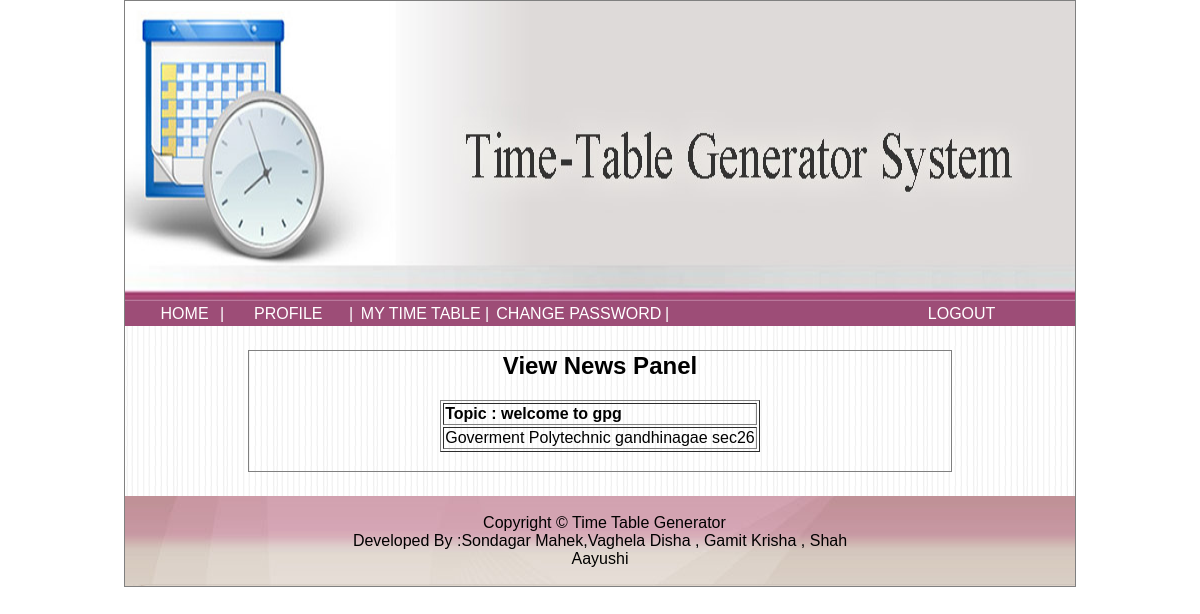
The page /student/view.php?id=2 (signed in) on the database its author committed.
### tables this page shows
CREATE TABLE `newstable` (
  `newsid` int(11) NOT NULL,
  `news` varchar(50) NOT NULL,
  `description` varchar(500) NOT NULL
);

### student/view.php (the view, shortened to what this page needs)
<?php
 $id = $_GET['id'];
 include("header.html"); ?>
        <div style="width:950px;background-image:url('../images/bg.png');">
	<table>
	<tr>
	<td style="width:125px;">&nbsp;</td>
	<td style="width:700px;">&nbsp;</td>
	<td style="width:125px;">&nbsp;</td>
	</tr>
	<tr>
	<td style="width:125px;">&nbsp;</td>
	<td style="width:700px;border:1px solid gray;">
	<div id="my" style="width:700px;">
		<center><h2> View News Panel </h2>
	<?php
	include("../config.php");
	$q = "select * from newstable where newsid='$id'";
	$r = mysqli_query($con,$q);
	$c = mysqli_num_rows($r);
	if($c>0)
	{
		echo "<table border='1'>";
		while($row = mysqli_fetch_array($r))
		{
			echo "<tr>";
			echo "<td> <b> Topic : ".$row['news']."</b></td>";
			echo "</tr>";
			echo "<tr>";
			echo "<td style='text-align:justify;'>".$row['description']."</td>";
			echo "</tr>";
		}
		echo "</table>";
	}
	else
	{
		echo "No Data to Display";
	}
	?>
	</center>
	<br>
	</div>
	</td>
	<td style="width:125px;">&nbsp;</td>
</tr>
<tr>
	<td style="width:125px;">&nbsp;</td>
	<td style="width:700px;">&nbsp;</td>
	<td style="width:125px;">&nbsp;</td>
</tr>
</table>
        </div>

### style.css (style rules this page uses)
body { font-family:arial; }
.link { display:block;color:White;background-color:#9D4D77;text-decoration:none;text-align: center; }

### rows shown on the page
newstable: news "welcome to gpg", description "Goverment Polytechnic gandhinagae sec26"
